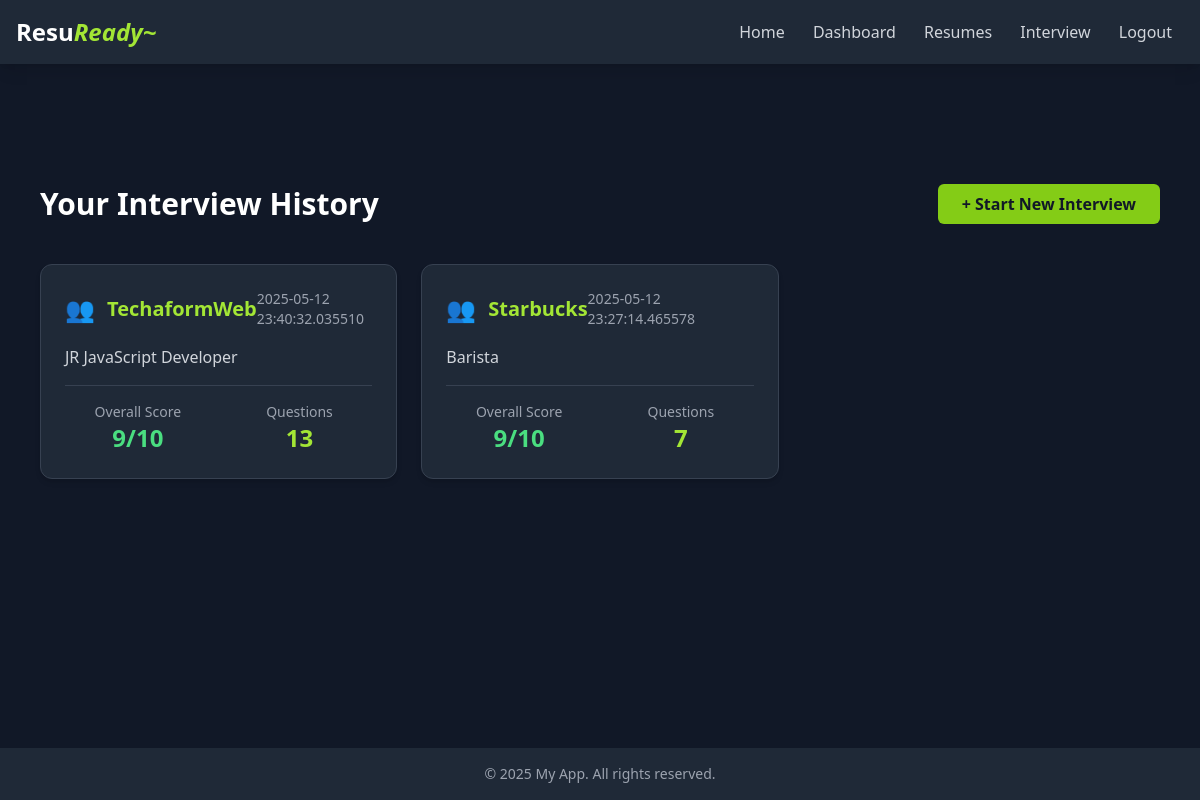
Screenshot of /interviews/dashboard (signed in) with the database file from the repository.
### backend/models/interview.py (models this page shows, shortened)
class Interview(db.Model):
    __tablename__ = 'interviews'
    id = db.Column(db.String(36), primary_key=True, default=lambda: str(uuid.uuid4()))
    user_id = db.Column(db.String(36), db.ForeignKey('user.id'), nullable=False)
    company = db.Column(db.String(100), nullable=False)
    position = db.Column(db.String(100), nullable=False)
    session_id = db.Column(db.String(100), nullable=False)
    conversation = db.Column(db.JSON)
    results = db.Column(db.JSON)
    date = db.Column(db.DateTime, default=datetime.utcnow)

### backend/routes/interview.py (the view)
@interview_bp.route('/dashboard')
@login_required
def dashboard():
    interviews = Interview.query.filter_by(user_id=current_user.id)\
                              .order_by(Interview.date.desc())\
                              .all()
    return render_template('interview/dashboard.html', interviews=interviews)

### backend/models/user.py (called while the page is built)
@login_manager.user_loader
def user_loader(user_id):
    if user_id:
        user = User.query.get(user_id)
        db.session.commit()
        return user
    return None

### frontend/templates/interview/dashboard.html (shortened to what this page needs)
{% extends 'base.html' %}
{% block content %}
<section class="max-w-6xl mx-auto px-4 py-12">
    <div class="flex flex-col md:flex-row md:items-center md:justify-between mb-10 gap-4">
        <h1 class="text-3xl font-extrabold text-white">Your Interview History</h1>
        <a href="{{ url_for('interview.new_interview') }}"
           class="inline-block bg-lime-500 text-gray-900 font-semibold px-6 py-2 rounded-md hover:bg-lime-400 transition">
            + Start New Interview
        </a>
    </div>
    {% if interviews %}
    <div class="grid gap-6 md:grid-cols-2 lg:grid-cols-3">
        {% for interview in interviews %}
        <a href="{{ url_for('interview.view', interview_id=interview.id) }}"
           class="block bg-gray-800 border border-gray-700 rounded-xl p-6 shadow-md hover:shadow-lg transition-all duration-300 hover:-translate-y-1">
            <div class="flex items-center justify-between mb-4">
                <div class="flex items-center gap-3">
                    <span class="text-2xl">👥</span>
                    <h3 class="text-xl font-bold text-lime-400">{{ interview.company }}</h3>
                </div>
                <span class="text-sm text-gray-400">{{ interview.date }}</span>
            </div>
            <p class="text-gray-300 font-medium mb-2">{{ interview.position }}</p>
            {% if interview.results %}
            <div class="mt-4 pt-4 border-t border-gray-700">
                <div class="grid grid-cols-2 gap-4">
                    <div class="text-center">
                        <p class="text-sm text-gray-400">Overall Score</p>
                        <p class="text-2xl font-bold {{ 'text-green-400' if interview.results.scores.overall_score >= 8 else 'text-yellow-400' if interview.results.scores.overall_score >= 6 else 'text-red-400' }}">
                            {{ interview.results.scores.overall_score }}/10
                        </p>
                    </div>
                    <div class="text-center">
                        <p class="text-sm text-gray-400">Questions</p>
                        <p class="text-2xl font-bold text-lime-400">
                            {{ interview.conversation|length }}
                        </p>
                    </div>
                </div>
            </div>
            {% endif %}
        </a>
        {% endfor %}
    </div>
    {% endif %}
</section>
{% endblock %}

### frontend/templates/base.html (shortened to what this page needs)
<!DOCTYPE html>
<html lang="en" class="bg-gray-900 text-gray-100 scroll-smooth antialiased">
<head>
    <link rel="stylesheet" href="{{ url_for('static', filename='css/main.css') }}">
    <script src="https://cdn.tailwindcss.com"></script>
</head>
<body class="min-h-screen flex flex-col bg-gray-900 selection:bg-lime-500 selection:text-gray-900">
    {% include './components/header.html' %}
    <main class="flex-grow max-w-7xl mx-auto px-4 py-12 space-y-16" id="features">
        {% block content %}{% endblock %}
    </main>
    {% include './components/footer.html' %}
</body>
</html>

### frontend/templates/components/header.html (shortened to what this page needs)
    <header class="bg-gray-800 shadow-lg">
        <div class="max-w-7xl mx-auto px-4 py-4 flex items-center justify-between">
            <h1 class="text-2xl font-bold text-white">Resu<i class="text-2xl font-bold text-lime-400">Ready~</i></h1>
            <nav>
                <a href="{{ url_for('main.home') }}" class="text-gray-300 hover:text-lime-400 px-3">Home</a>
                {% if current_user %}
                {% if current_user.is_authenticated %}
                <a href="{{ url_for('user.dashboard') }}" class="text-gray-300 hover:text-lime-400 px-3">Dashboard</a>
                <a href="{{ url_for('resumes.dashboard') }}" class="text-gray-300 hover:text-lime-400 px-3">Resumes</a>
                <a href="{{ url_for('interview.dashboard') }}" class="text-gray-300 hover:text-lime-400 px-3">Interview</a>
                <a href="{{ url_for('auth.logout') }}" class="text-gray-300 hover:text-lime-400 px-3">Logout</a>
                {% endif %}
                {% endif %}
            </nav>
        </div>
    </header>

### frontend/templates/components/footer.html
    <footer class="bg-gray-800 text-gray-400 text-sm text-center py-4">
        &copy; 2025 My App. All rights reserved.
    </footer>

### frontend/static/css/main.css (style rules this page uses)
footer { position: fixed; width: 100%; bottom: 0; }

### rows the page displays
Interview: company "TechaformWeb", date "2025-05-12 23:40:32.035510", position "JR JavaScript Developer", results.scores.overall_score "9", conversation|length "13"
Interview: company "Starbucks", date "2025-05-12 23:27:14.465578", position "Barista", results.scores.overall_score "9", conversation|length "7"
